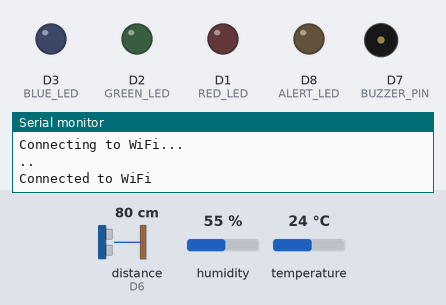
This sketch was run on a simulated ESP8266 (NodeMCU). On the bench: output pins drawn as LEDs (lit = HIGH), buzzer (waves = sounding, pin HIGH), the last lines printed to the serial monitor. Wiring (inferred from the names in the program): ultrasonic range finder: trigger D5; echo D6. Inputs (shaded band) come from the test bench; at power-on: distance to the obstacle (sensor on D6) 80 cm, temperature 24 °C, humidity 55 %. The echo pulse lasts 58.3 µs per cm; WiFi joins after 1.5 s; servers stay silent unless stated; pins used as bus, display or sensor lines are not drawn.

Above: at 3.2 s.
3.3 s: distance to the obstacle (sensor on D6) set to 9 cm
At 6.8 s:
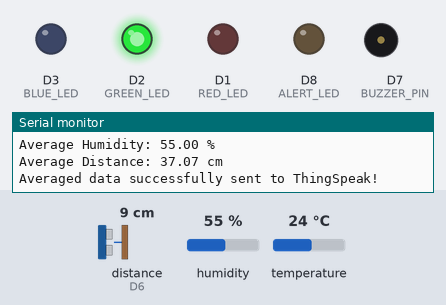
7.5 s: distance to the obstacle (sensor on D6) set to 6 cm
At 9.5 s:
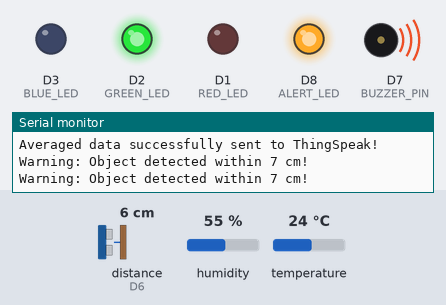
9.9 s: temperature set to 15 °C
12.6 s: temperature set to 12 °C
18.3 s: distance to the obstacle (sensor on D6) set to 18 cm
At 20.2 s:
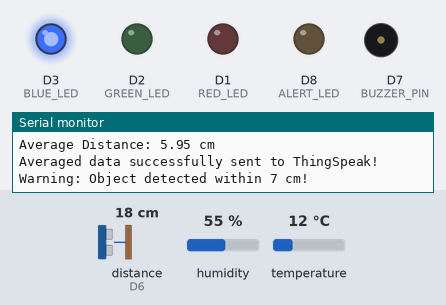
20.6 s: distance to the obstacle (sensor on D6) set to 2 cm
At 21.5 s:
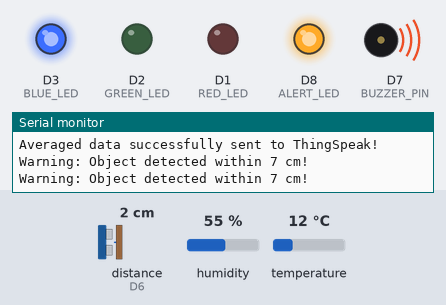
Timing chart, 0 to 23.6 s (numbered marks = the images above; inputs shaded):
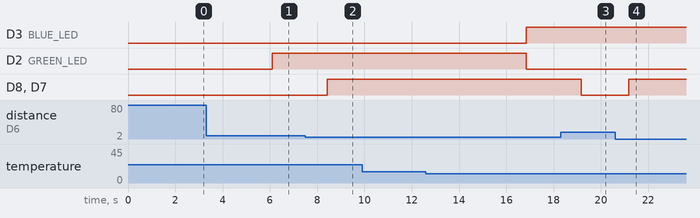

The sketch:

iot_smart_home.ino
```cpp
#include <ESP8266WiFi.h>
#include <ThingSpeak.h>
#include <DHT.h>

// WiFi credentials
const char* ssid = "Your wifi network name";
const char* password = "Your wifi password";

// ThingSpeak settings
unsigned long myChannelNumber = 2777711; // Replace with your channel ID
const char* myWriteAPIKey = "Your api key"; // Replace with your Write API Key

WiFiClient client;

// DHT settings
#define DHTPIN D4 // GPIO2
#define DHTTYPE DHT11
DHT dht(DHTPIN, DHTTYPE);

// LED pins
#define RED_LED D1   // GPIO5
#define GREEN_LED D2 // GPIO4
#define BLUE_LED D3  // GPIO0
#define ALERT_LED D8 // GPIO15 (New LED for alert)

// Ultrasonic sensor pins
#define TRIG_PIN D5 // GPIO14
#define ECHO_PIN D6 // GPIO12

// Buzzer pin
#define BUZZER_PIN D7 // GPIO13

// Edge computing variables
const int numReadings = 5;
float temperatureReadings[numReadings] = {0};
float humidityReadings[numReadings] = {0};
float distanceReadings[numReadings] = {0};
int readIndex = 0;
int readingsCount = 0;

void setup() {
  Serial.begin(115200);
  delay(10);

  // Initialize DHT sensor
  dht.begin();

  // Initialize LEDs as outputs
  pinMode(RED_LED, OUTPUT);
  pinMode(GREEN_LED, OUTPUT);
  pinMode(BLUE_LED, OUTPUT);
  pinMode(ALERT_LED, OUTPUT); // Initialize ALERT_LED as output

  // Initialize ultrasonic sensor pins
  pinMode(TRIG_PIN, OUTPUT);
  pinMode(ECHO_PIN, INPUT);

  // Initialize buzzer pin
  pinMode(BUZZER_PIN, OUTPUT);
  digitalWrite(BUZZER_PIN, LOW); // Turn off buzzer initially

  // Connect to WiFi
  Serial.println("Connecting to WiFi...");
  WiFi.begin(ssid, password);
  while (WiFi.status() != WL_CONNECTED) {
    delay(1000);
    Serial.print(".");
  }
  Serial.println("\nConnected to WiFi");

  // Initialize ThingSpeak
  ThingSpeak.begin(client);
}

float measureDistance() {
  digitalWrite(TRIG_PIN, LOW);
  delayMicroseconds(2);
  digitalWrite(TRIG_PIN, HIGH);
  delayMicroseconds(10);
  digitalWrite(TRIG_PIN, LOW);

  // Measure the time for the echo
  long duration = pulseIn(ECHO_PIN, HIGH);
  // Calculate the distance (in cm)
  float distance = (duration * 0.034) / 2; // Speed of sound: 340 m/s
  return distance;
}

void loop() {
  // Read temperature and humidity from DHT11
  float temperature = dht.readTemperature();
  float humidity = dht.readHumidity();

  // Measure distance from ultrasonic sensor
  float distance = measureDistance();

  // Check if readings are valid
  if (isnan(temperature) || isnan(humidity)) {
    Serial.println("Failed to read from DHT sensor!");
    return;
  }
  if (distance == 0 || distance > 400) {
    Serial.println("Invalid distance reading!");
    return;
  }

  // **Activate buzzer and ALERT_LED if the distance is below 7 cm**
  if (distance < 7.0) {
    digitalWrite(BUZZER_PIN, HIGH); // Turn on buzzer
    digitalWrite(ALERT_LED, HIGH); // Turn on ALERT_LED
    Serial.println("Warning: Object detected within 7 cm!");
  } else {
    digitalWrite(BUZZER_PIN, LOW); // Turn off buzzer
    digitalWrite(ALERT_LED, LOW); // Turn off ALERT_LED
  }

  // Store readings in arrays for edge computing
  temperatureReadings[readIndex] = temperature;
  humidityReadings[readIndex] = humidity;
  distanceReadings[readIndex] = distance;
  readIndex = (readIndex + 1) % numReadings;

  if (readingsCount < numReadings) {
    readingsCount++;
  }

  // Compute averages when we have enough readings
  if (readingsCount == numReadings) {
    float avgTemperature = 0;
    float avgHumidity = 0;
    float avgDistance = 0;

    for (int i = 0; i < numReadings; i++) {
      avgTemperature += temperatureReadings[i];
      avgHumidity += humidityReadings[i];
      avgDistance += distanceReadings[i];
    }

    avgTemperature /= numReadings;
    avgHumidity /= numReadings;
    avgDistance /= numReadings;

    // Print averages to Serial Monitor
    Serial.print("Average Temperature: ");
    Serial.print(avgTemperature);
    Serial.println(" \u00B0C");
    Serial.print("Average Humidity: ");
    Serial.print(avgHumidity);
    Serial.println(" %");
    Serial.print("Average Distance: ");
    Serial.print(avgDistance);
    Serial.println(" cm");

    // LED Control based on average temperature
    if (avgTemperature > 28) {
      digitalWrite(RED_LED, HIGH);
      digitalWrite(GREEN_LED, LOW);
      digitalWrite(BLUE_LED, LOW);
    } else if (avgTemperature < 20) {
      digitalWrite(RED_LED, LOW);
      digitalWrite(GREEN_LED, LOW);
      digitalWrite(BLUE_LED, HIGH);
    } else {
      digitalWrite(RED_LED, LOW);
      digitalWrite(GREEN_LED, HIGH);
      digitalWrite(BLUE_LED, LOW);
    }

    // Send averaged data to ThingSpeak
    ThingSpeak.setField(1, avgTemperature); // Field 1: Temperature
    ThingSpeak.setField(2, avgHumidity);    // Field 2: Humidity
    ThingSpeak.setField(3, avgDistance);    // Field 3: Distance
    int x = ThingSpeak.writeFields(myChannelNumber, myWriteAPIKey);

    if (x == 200) {
      Serial.println("Averaged data successfully sent to ThingSpeak!");
    } else {
      Serial.println("Error sending averaged data to ThingSpeak");
    }

    // Reset readings count for the next batch
    readingsCount = 0;
  }

  // Wait before collecting the next reading
  delay(1000); // -second delay for each loop iteration
}
```

Measured:
- the behaviour switches between 8 and 7 cm on distance to the obstacle (sensor on D6) (found by bisection; images 1 and 2)
- after the input at 7.5 s, D8 (ALERT_LED), D7 (BUZZER_PIN): LOW → HIGH after 0.92 s
- after the input at 18.3 s, D8 (ALERT_LED), D7 (BUZZER_PIN): HIGH → LOW after 0.86 s
- after the input at 20.6 s, D8 (ALERT_LED), D7 (BUZZER_PIN): LOW → HIGH after 0.59 s
